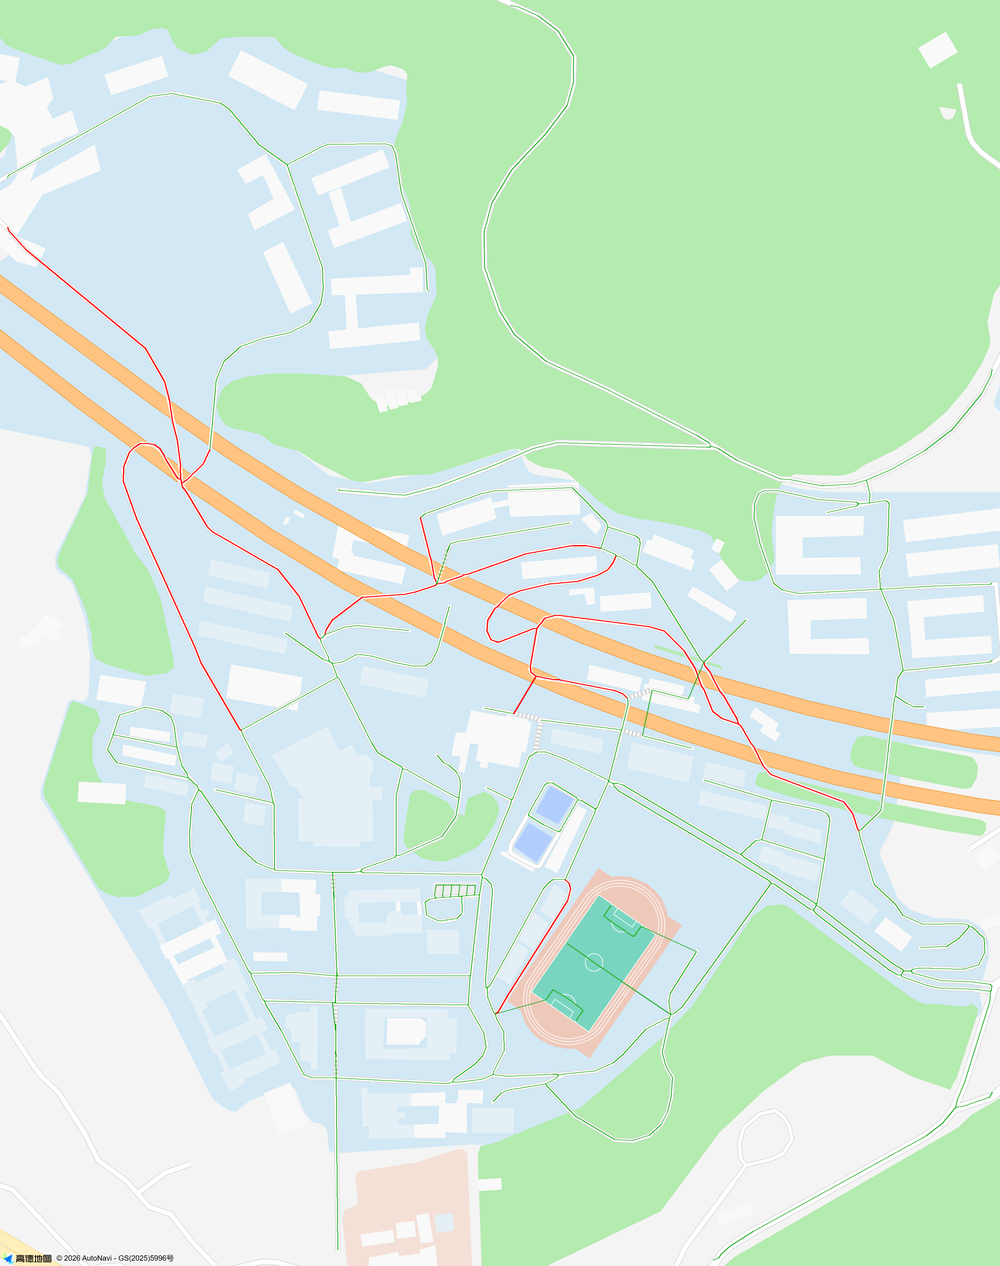

This chart was generated by the following Python code:
"""★ 校内路网「贴路」硬指标守卫（本工程自带，随包交付）。

## 这个脚本存在的唯一理由

交付前我们用 `campus-graph.js` 自己的数据算「路线中间点离路网最远 0.0 m」，
报了个满分 —— 结果用户在手机上看到蓝线**根本没在路上**。为什么？

因为那是**循环论证**：拿来比对的那张"路网"，就是路线自己走的那张图，
距离当然恒等于 0。唯一有意义的度量只有一个：

    把路网折线投影到**高德底图的真实道路像素**上，量它离最近的白色路面有多远。

高德干净底图（`showLabel:false`，无注记文字污染）上**只有道路是纯白 (#ffffff)**，
建筑是浅灰 (244/249)、绿地水面另有配色，所以 `r,g,b >= 254` 就是道路。

## 用法

    python tools/qa_campus_graph.py

退出码 0 = 通过；非 0 = 有硬指标不达标（可以接进 CI / 打包脚本）。

## 依赖

numpy / scipy / Pillow。参考底图在 `tools/refdata/`：
    campus_shot.png   单张整屏截的高德干净底图（3000×3800，z18 / dpr 2）
    campus_shot.json  页面回报的 bounds（**必须用页面回报值，不能自己算**）
"""
import json
import math
import re
import sys
from pathlib import Path

import numpy as np
from PIL import Image
from scipy import ndimage as ndi

HERE = Path(__file__).resolve().parent
ROOT = HERE.parent
GRAPH_JS = ROOT / "frontend" / "js" / "campus-graph.js"
REF = HERE / "refdata"

# ── 阈值（改这里就是改标准）───────────────────────────────
TOL_NODE_P90 = 6.0     # 节点离路 p90，米
TOL_SAMPLE_P90 = 1.0   # 采样点离路 p90，米
TOL_SAMPLE_P95 = 8.0   # 采样点离路 p95，米
TOL_OFFRATIO = 8.0     # 离路 >3 m 的里程占比上限，%
TOL_OFF_M = 3.0        # 「离路」的判定阈值，米
CLIP = (119.4452, 26.0014, 119.4516, 26.0090)   # 只统计校园范围，避免统计窗口边缘


# ── 1. 从 campus-graph.js 里抠出 CAMPUS_GRAPH ──────────────
def load_graph(js_path):
    """把 JS 对象字面量转成 JSON 再解析。

    这个字面量是脚本生成的、结构固定（无注释、无尾逗号、无函数值），
    唯一和 JSON 的差别就是 **key 没加引号**，补上引号即可。
    """
    src = js_path.read_text(encoding="utf-8")
    m = re.search(r"const CAMPUS_GRAPH\s*=\s*(\{.*?\n\};)", src, re.S)
    if not m:
        raise SystemExit(f"× 在 {js_path} 里找不到 `const CAMPUS_GRAPH = {{...}};`")
    lit = m.group(1).rstrip()
    if lit.endswith(";"):
        lit = lit[:-1]                               # 去掉结尾分号
    lit = re.sub(r"([{,]\s*)([A-Za-z_][A-Za-z0-9_]*)(\s*:)", r'\1"\2"\3', lit)
    # 生成器为了让 JS 好读，会在最后一项后面留尾逗号；JSON 不允许。
    # 这里没有字符串值，所以直接删掉 `,]` / `,}` 前的逗号是安全的。
    lit = re.sub(r",(\s*[\]\}])", r"\1", lit)
    return json.loads(lit)


# ── 2. 参考底图 → 路网距离场 ────────────────────────────────
def build_edt():
    meta = json.loads((REF / "campus_shot.json").read_text(encoding="utf-8"))
    (lngW, latS), (lngE, latN) = meta["info"]["bounds"]
    IW, IH = Image.open(REF / "campus_shot.png").size

    def my(lat):
        s = math.sin(math.radians(lat))
        return 0.5 - math.log((1 + s) / (1 - s)) / (4 * math.pi)

    Y0, Y1 = my(latN), my(latS)
    M = 40075016.686 * math.cos(math.radians(26.0055)) / 360.0 * (lngE - lngW) / IW

    img = np.asarray(Image.open(REF / "campus_shot.png").convert("RGB")).astype(np.int16)
    road = (img[..., 0] >= 254) & (img[..., 1] >= 254) & (img[..., 2] >= 254)
    # 水印（右下角"高德地图"字样）也是纯白，挖掉
    road[int(IH - 34 * 2):, : 360 * 2] = False
    # 橙色高架（马尾隧道）压住地面：它下面本来就看不到白路，不算"不贴路"
    orange = (img[..., 0] > 225) & (img[..., 1] > 120) & (img[..., 1] < 225) & (img[..., 2] < 190)
    road &= ~ndi.binary_dilation(orange, np.ones((21, 21), bool))
    edt = ndi.distance_transform_edt(~road) * M

    def to_px(lng, lat):
        return (lng - lngW) / (lngE - lngW) * IW, (my(lat) - Y0) / (Y1 - Y0) * IH

    cx0, cy0 = to_px(CLIP[0], CLIP[3])
    cx1, cy1 = to_px(CLIP[2], CLIP[1])
    ins = np.zeros_like(road)
    ins[int(cy0):int(cy1), int(cx0):int(cx1)] = True
    print(f"参考底图 {IW}×{IH}（z{meta['info']['zoom']} / dpr{meta['dpr']}），"
          f"1 px = {M:.5f} m；统计窗口取校园范围")
    return to_px, edt, ins, IW, IH, M


def main():
    g = load_graph(GRAPH_JS)
    nodes, edges = g["nodes"], g["edges"]
    to_px, edt, ins, IW, IH, M = build_edt()
    print(f"待检图 {GRAPH_JS.name}：{len(nodes)} 节点 / {len(edges)} 边")

    def d_at(lng, lat):
        x, y = to_px(lng, lat)
        xi, yi = int(round(x)), int(round(y))
        if not (0 <= xi < IW and 0 <= yi < IH and ins[yi, xi]):
            return None
        return float(edt[yi, xi])

    def e_pts(e):
        a, b = nodes[e[0]], nodes[e[1]]
        pts = [(a["lng"], a["lat"])]
        if len(e) > 2:
            pts += [(p[0], p[1]) for p in e[2]]
        pts.append((b["lng"], b["lat"]))
        return pts

    # ── 节点 ──
    nd = np.array([d for d in (d_at(v["lng"], v["lat"]) for v in nodes.values()) if d is not None])
    print(f"\n【节点 {len(nd)} 个】离最近白色道路")
    for q in (50, 75, 90, 95):
        print(f"    p{q:<2} = {np.percentile(nd, q):6.2f} m")
    node_p90 = float(np.percentile(nd, 90))

    # ── 边（每段按 1 m 采样）──
    ds, L_all, L_off = [], 0.0, 0.0
    for e in edges:
        pts = e_pts(e)
        for a, b in zip(pts, pts[1:]):
            la = math.radians((a[1] + b[1]) / 2)
            L = math.hypot((b[0] - a[0]) * 111320 * math.cos(la), (b[1] - a[1]) * 110540)
            if L <= 0:
                continue
            n = max(2, int(L) + 1)
            for t in range(n):
                f = t / n
                v = d_at(a[0] + (b[0] - a[0]) * f, a[1] + (b[1] - a[1]) * f)
                if v is None:
                    continue
                ds.append(v)
                L_all += L / n
                if v > TOL_OFF_M:
                    L_off += L / n
    ds = np.array(ds)
    print(f"\n【采样点 {len(ds):,} 个】离最近白色道路")
    for q in (50, 75, 90, 95, 99):
        print(f"    p{q:<2} = {np.percentile(ds, q):6.2f} m")
    print(f"    max  = {ds.max():6.2f} m")
    for t in (1, 3, 5, 10):
        print(f"    >{t:>2}m：{(ds > t).mean() * 100:5.2f}%")
    s_p90, s_p95 = float(np.percentile(ds, 90)), float(np.percentile(ds, 95))
    off_ratio = L_off / L_all * 100

    # ── 断言 ──
    print("\n" + "=" * 58)
    checks = [
        (f"节点离路 p90 <= {TOL_NODE_P90} m", node_p90 <= TOL_NODE_P90, f"{node_p90:.2f} m"),
        (f"采样点离路 p90 <= {TOL_SAMPLE_P90} m", s_p90 <= TOL_SAMPLE_P90, f"{s_p90:.2f} m"),
        (f"采样点离路 p95 <= {TOL_SAMPLE_P95} m", s_p95 <= TOL_SAMPLE_P95, f"{s_p95:.2f} m"),
        (f"离路 >{TOL_OFF_M:.0f} m 的里程占比 <= {TOL_OFFRATIO}%", off_ratio <= TOL_OFFRATIO,
         f"{off_ratio:.2f}%（{L_off/1000:.2f} / {L_all/1000:.2f} km）"),
    ]
    bad = 0
    for name, cond, val in checks:
        print(f"  {'[PASS]' if cond else '[FAIL]'} {name}   <- {val}")
        bad += 0 if cond else 1
    print("=" * 58)
    print(f"  结论: {'全部通过' if not bad else f'{bad} 项不达标'}")
    print("=" * 58)

    # ── 出图 ──
    out = Image.open(REF / "campus_shot.png").convert("RGB")
    dr = __import__("PIL.ImageDraw", fromlist=["ImageDraw"]).Draw(out, "RGBA")
    for e in edges:
        pts = e_pts(e)
        vs = [d_at(p[0], p[1]) for p in pts]
        hot = any(v is not None and v > TOL_OFF_M for v in vs)
        dr.line([to_px(p[0], p[1]) for p in pts],
                fill=(255, 0, 0, 235) if hot else (0, 160, 0, 190),
                width=4 if hot else 3)
    dst = HERE / "qa_campus_graph.png"
    out.resize((IW // 3, IH // 3), Image.LANCZOS).save(dst)
    print(f"\n已写入 {dst}（红=离路 >{TOL_OFF_M:.0f} m，绿=贴路）")
    return 1 if bad else 0


if __name__ == "__main__":
    sys.exit(main())
